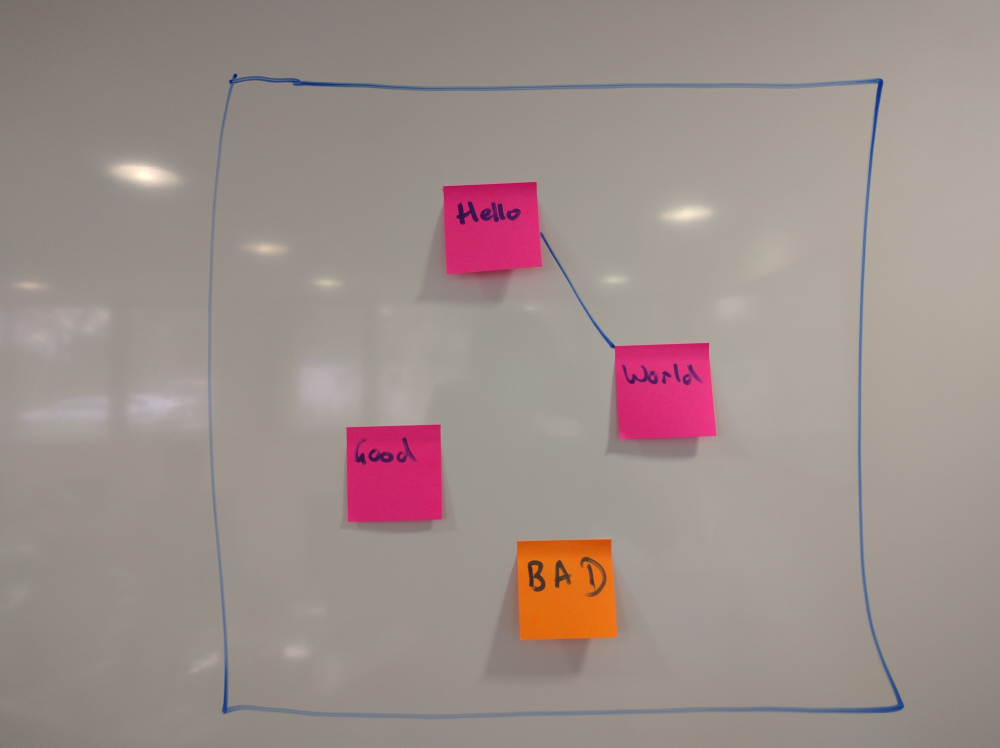
#> input picture camera-imgs/postits1.jpg, 4000 x 2992 px, found by its file name (shown at 1/4 size)
$ python post_it_recog_cjm.py
#> lines starting #> are read from the running program, lines starting #| are printed output that depends on the picture; after the words box and inside, x2 and y2 are one past the last pixel; in counts of white or black regions, pixels touching at a corner belong together
import cv2
from matplotlib import pyplot as plt

class PostitDetector():
    def __init__(self, filename=None):
        if filename is not None:
            self.img = cv2.imread(filename)
#> self.img is the input picture: shape (2992, 4000, 3); mean B, G, R 138.8, 143.2, 157.7
#> in resize_img, `return cv2.resize(image, None, fx=res_factor, fy=res_factor, interpola..`:
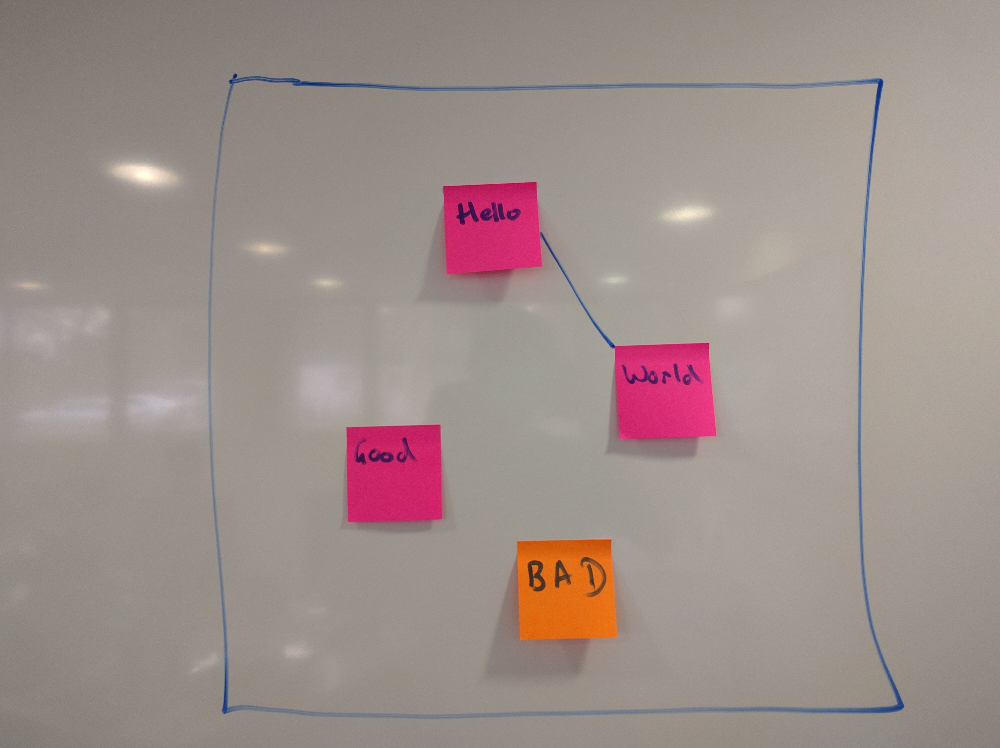
#> returned value: shape (748, 1000, 3); mean of channels 0, 1, 2 138.8, 143.2, 157.7; drawn as B, G, R
        else:
            raise ValueError("No filename provided")

    def show_img(self, image):
        """
        Convenience function
        Will eventually have error checking
        """
        plt.imshow(image)
        plt.show()

    def img_to_binary(self, image):
        """
        Converts an image into a binary image with hopefully
        the post it notes in white and the rest in black
        """
        if image is None:
            raise ValueError("Image was None")
        gray = cv2.cvtColor(image, cv2.COLOR_BGR2GRAY)
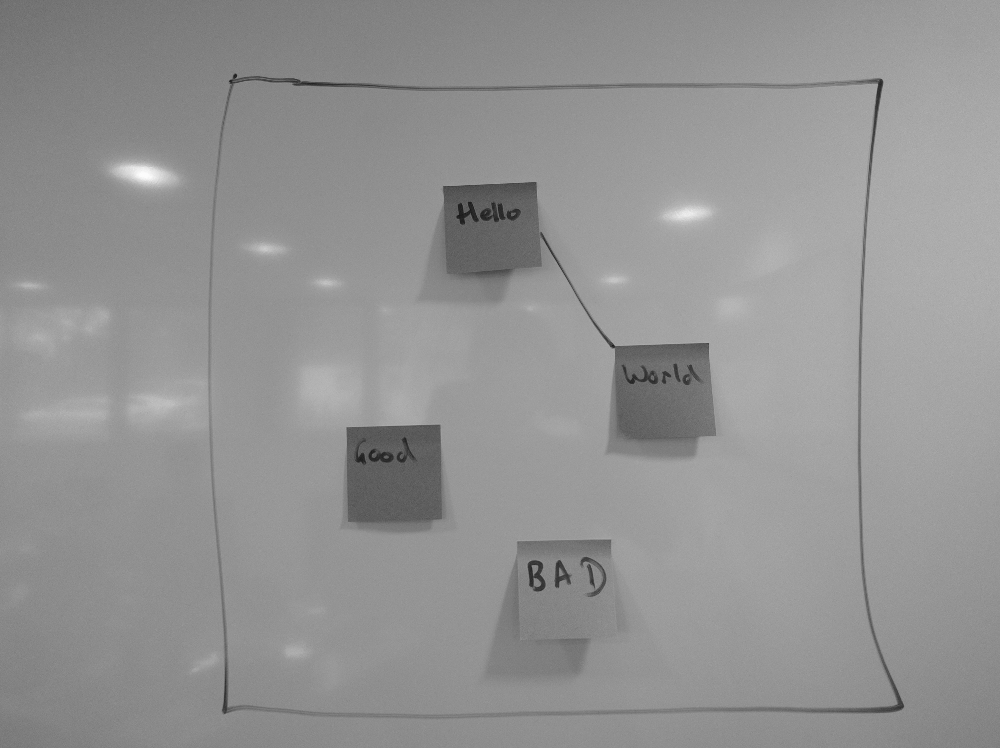
#> gray: shape (748, 1000); min 24, max 253, mean 147
        ret, thresh = cv2.threshold(gray, 0, 255, cv2.THRESH_BINARY_INV+cv2.THRESH_OTSU)
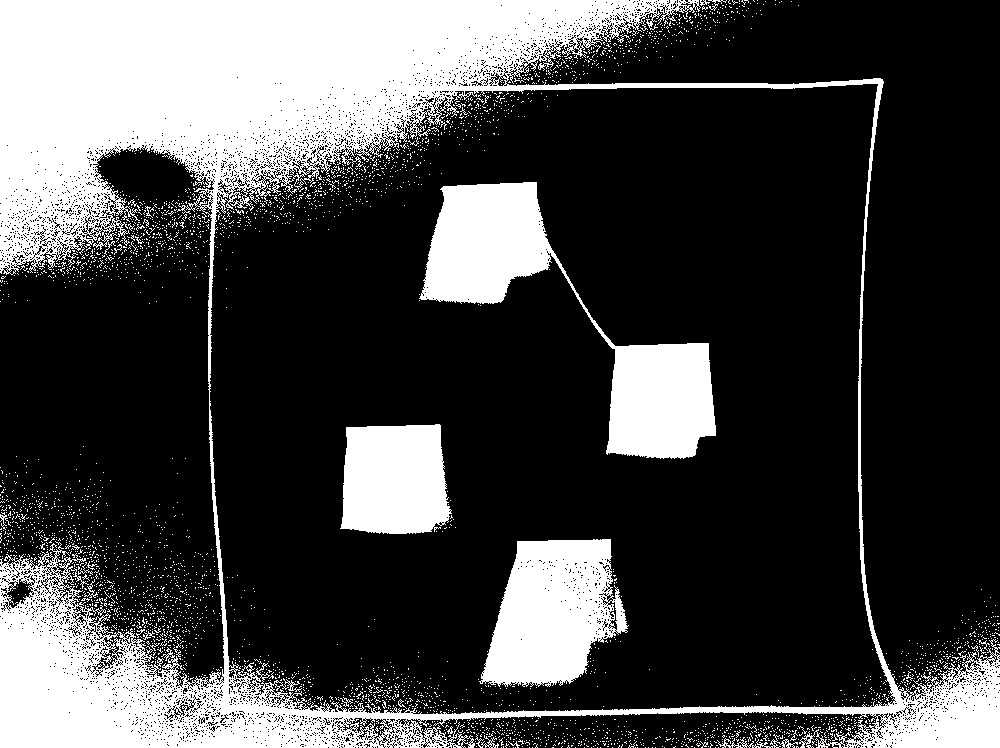
#> thresh: shape (748, 1000); 26.8% white; 3781 white regions (3751 under 20 px), largest, box (x1, y1, x2, y2) and area: (0, 0, 1000, 748) 142859, (419, 182, 716, 459) 23582, (479, 539, 629, 687) 14992
#> ret = 140
        print("ret was {0}".format(ret))
#| ret was 140.0
        return thresh

    def resize_img(self, image, axis=None, res_val=None):
        """
        Resizes an image to fit on the screen by default
        when supplying X or Y, it will resize (keeping aspect ratio)
        to that
        """
        try:
            height, width, channels = image.shape
        except ValueError:
            height, width = image.shape
            channels = 1
        except:
            raise

        if axis is not None and res_val is not None:
            if axis == "X":
                res_factor = float(res_val) / width
            elif axis == "Y":
                res_factor = float(res_val) / height
            else:
                raise ValueError("Incorrect value supplied for axis")
        else:
            res_factor = 1000.0 / width

        return cv2.resize(image, None, fx=res_factor, fy=res_factor, interpolation=cv2.INTER_CUBIC)

    def edge_detect(self, image, lower_thresh=100, upper_thresh=200):
#> called with lower_thresh = 100, upper_thresh = 200
        blur = cv2.blur(image, (3, 3))
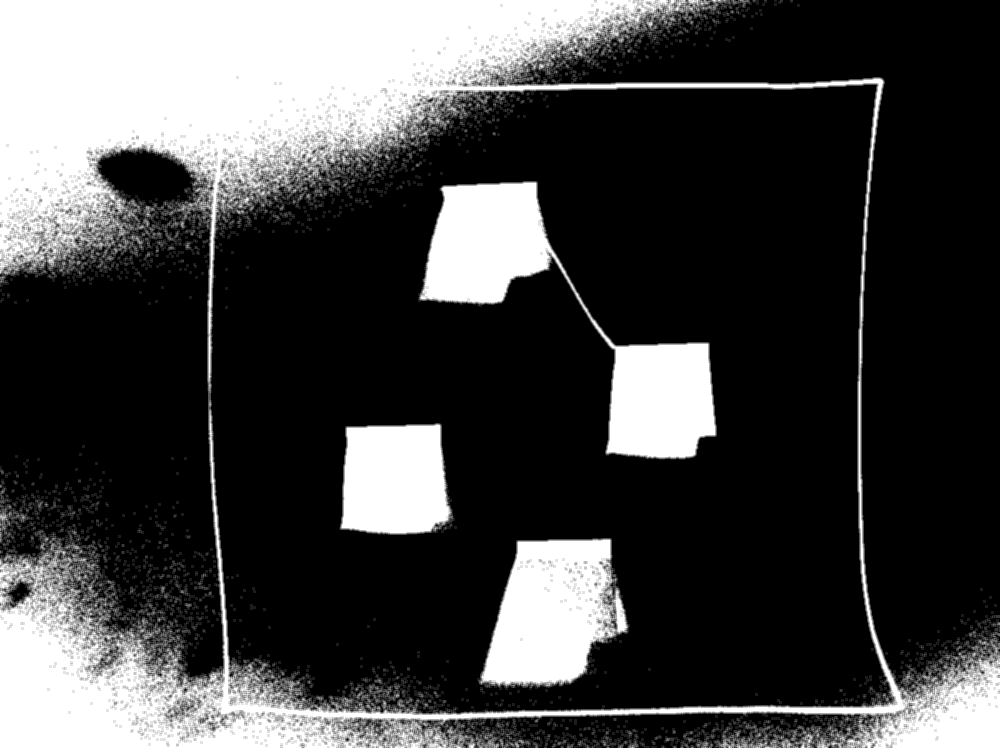
#> blur: shape (748, 1000); min 0, max 255, mean 68.3
        return cv2.Canny(blur, lower_thresh, upper_thresh)
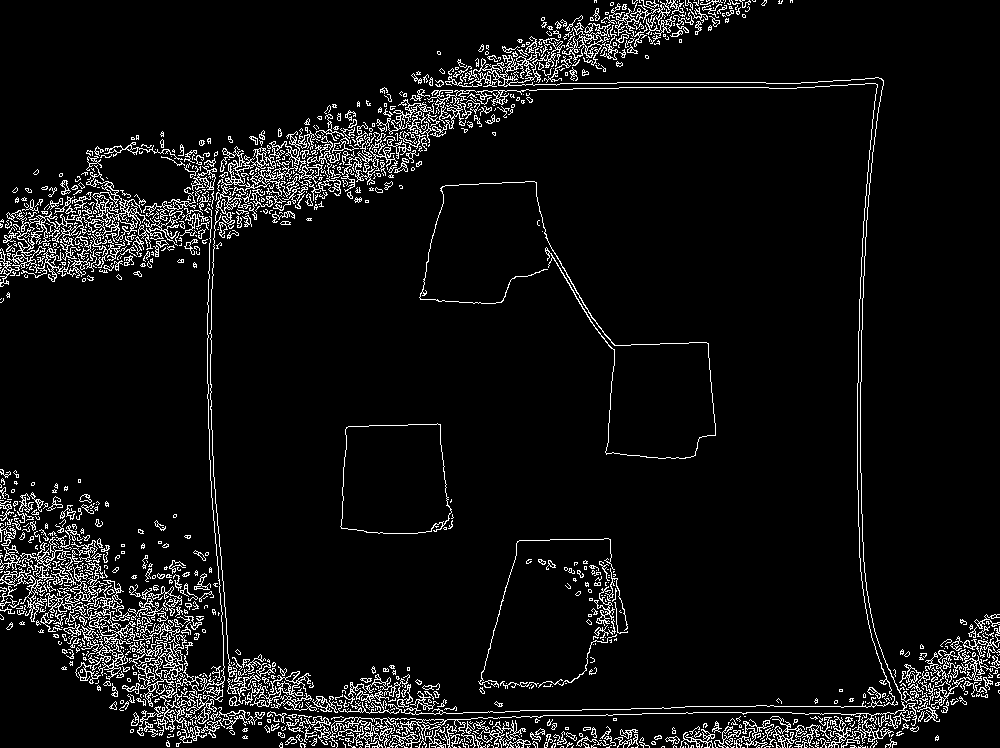
#> returned value: shape (748, 1000); 6.5% white in thin lines or dots

if __name__ == "__main__":
    p = PostitDetector("C:\\src\\Minority-Report\\camera-imgs\\postits1.jpg")
    p.img = p.resize_img(p.img)
    # p.show_img(p.img)
    p.img = p.img_to_binary(p.img)
    #p.show_img(p.img)
    edge = p.edge_detect(p.img)

$ run again, with camera-imgs/postits2.jpg copied over camera-imgs/postits1.jpg
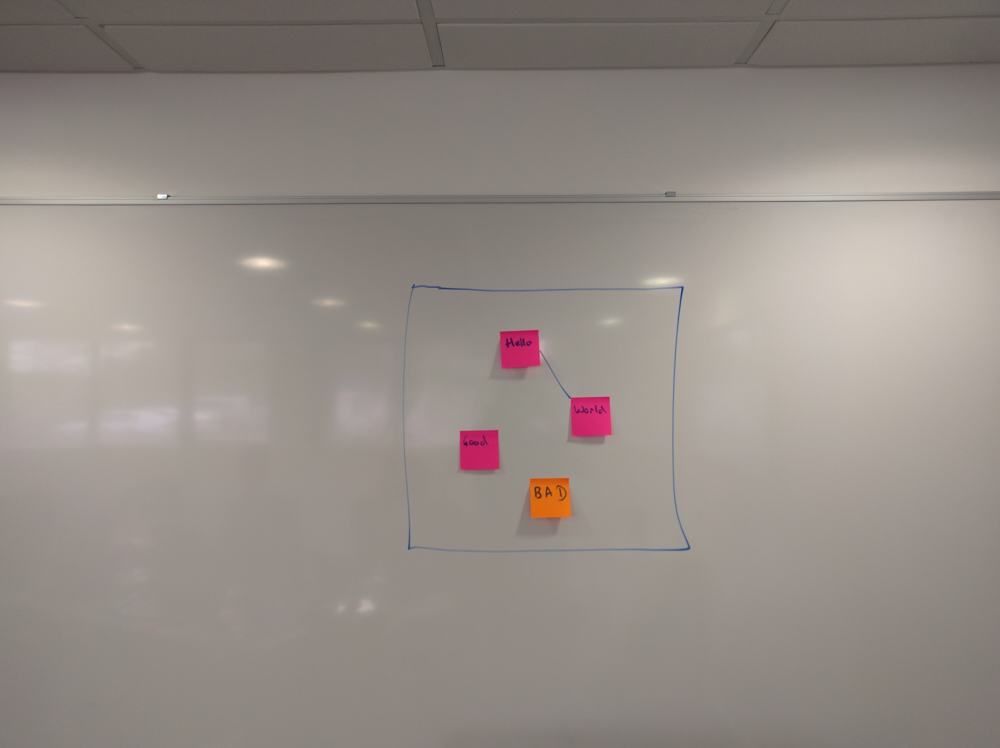
#> input picture camera-imgs/postits2.jpg, 4000 x 2992 px, found by its file name (shown at 1/4 size)
#> in __init__, self.img is the input picture: shape (2992, 4000, 3); mean B, G, R 134.9, 140.6, 148.7
#> in img_to_binary, `ret, thresh = cv2.threshold(gray, 0, 255, cv2.THRESH_BINARY_INV+cv2.TH..`:
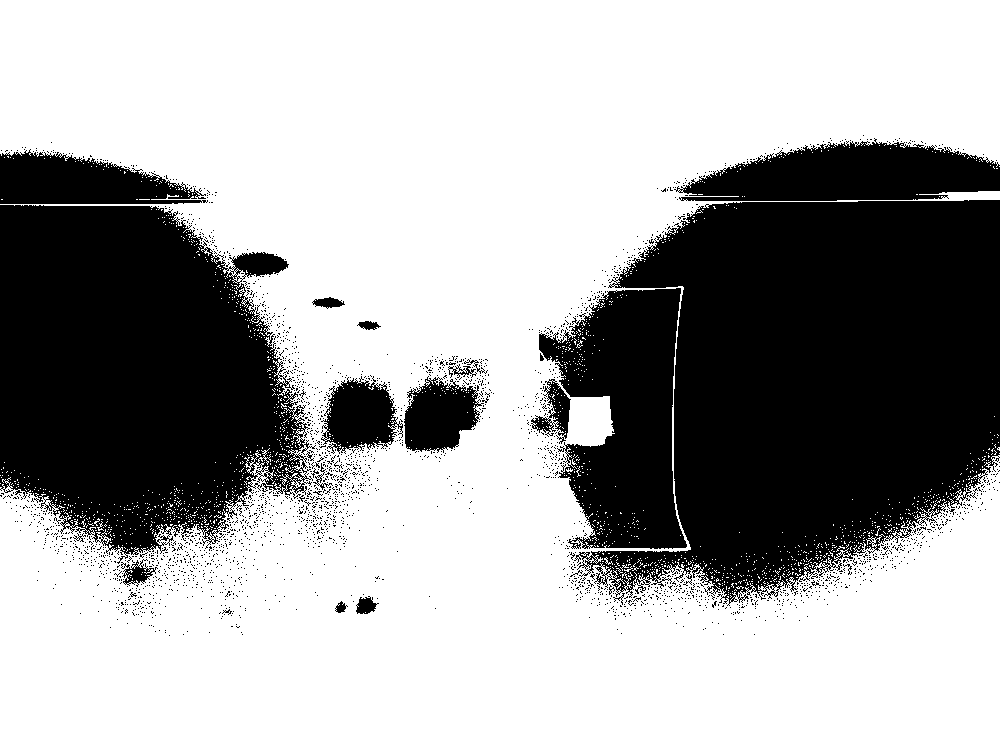
#> thresh: shape (748, 1000); 65.4% white; 2696 black regions (2671 under 20 px), largest, box (x1, y1, x2, y2) and area: (574, 200, 1000, 606) 115636, (0, 205, 316, 564) 81872, (539, 288, 687, 549) 24299
#> ret = 148
#| ret was 148.0
#> in edge_detect, `return cv2.Canny(blur, lower_thresh, upper_thresh)`:
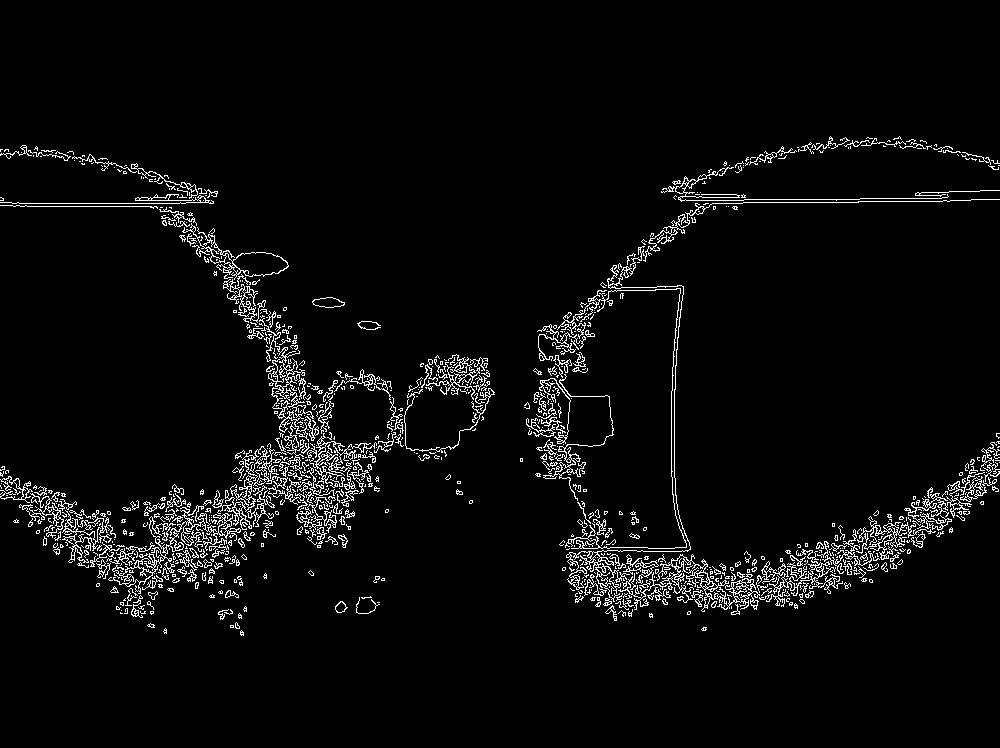
#> returned value: shape (748, 1000); 4.1% white in thin lines or dots, all inside (x1, y1, x2, y2) = (0, 136, 1000, 636)

$ run again, with camera-imgs/postits3.jpg copied over camera-imgs/postits1.jpg
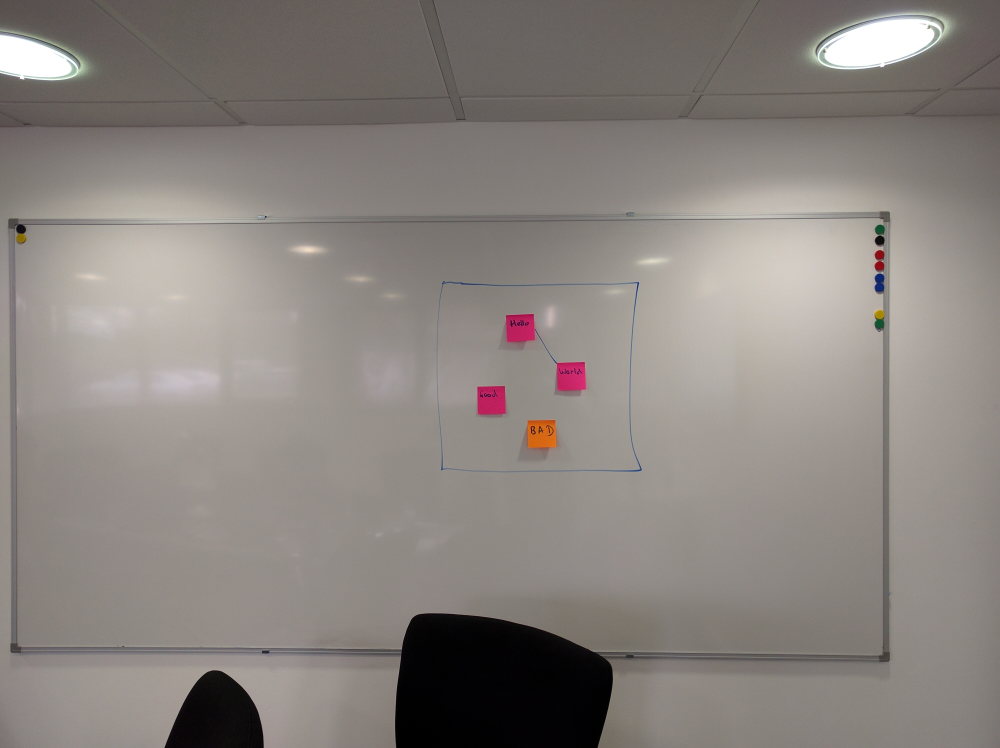
#> input picture camera-imgs/postits3.jpg, 4000 x 2992 px, found by its file name (shown at 1/4 size)
#> in __init__, self.img is the input picture: shape (2992, 4000, 3); mean B, G, R 127, 131.6, 137.9
#> in img_to_binary, `ret, thresh = cv2.threshold(gray, 0, 255, cv2.THRESH_BINARY_INV+cv2.TH..`:
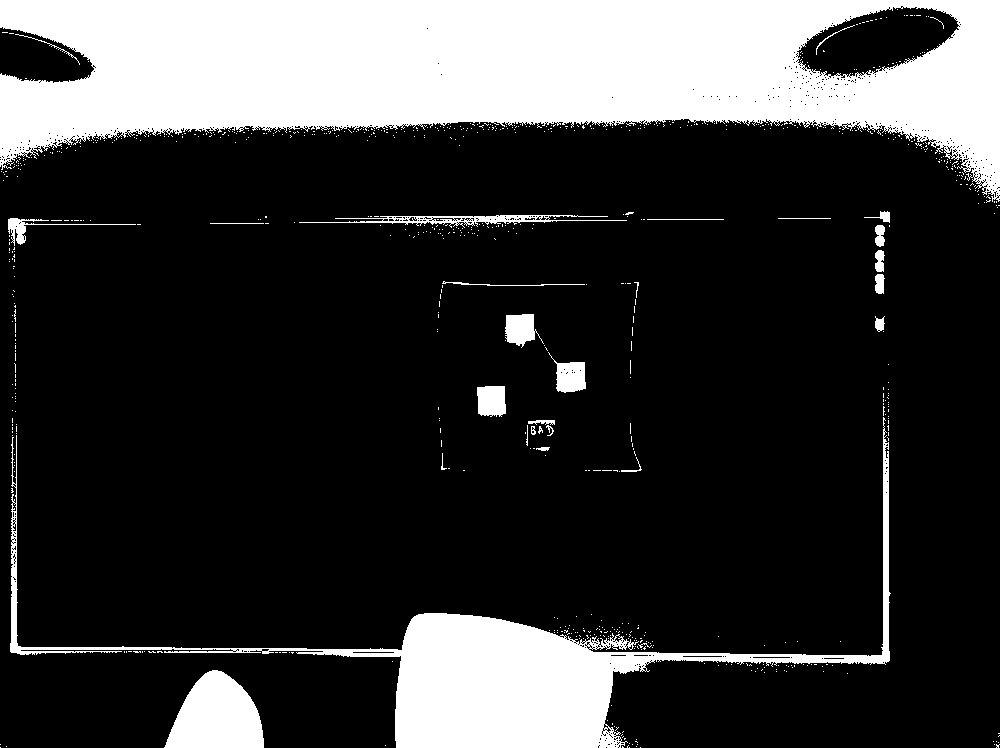
#> thresh: shape (748, 1000); 22.2% white; 778 white regions (749 under 20 px), largest, box (x1, y1, x2, y2) and area: (0, 0, 1000, 202) 120438, (10, 417, 891, 748) 32965, (164, 670, 264, 748) 5439
#> ret = 114
#| ret was 114.0
#> in edge_detect, `return cv2.Canny(blur, lower_thresh, upper_thresh)`:
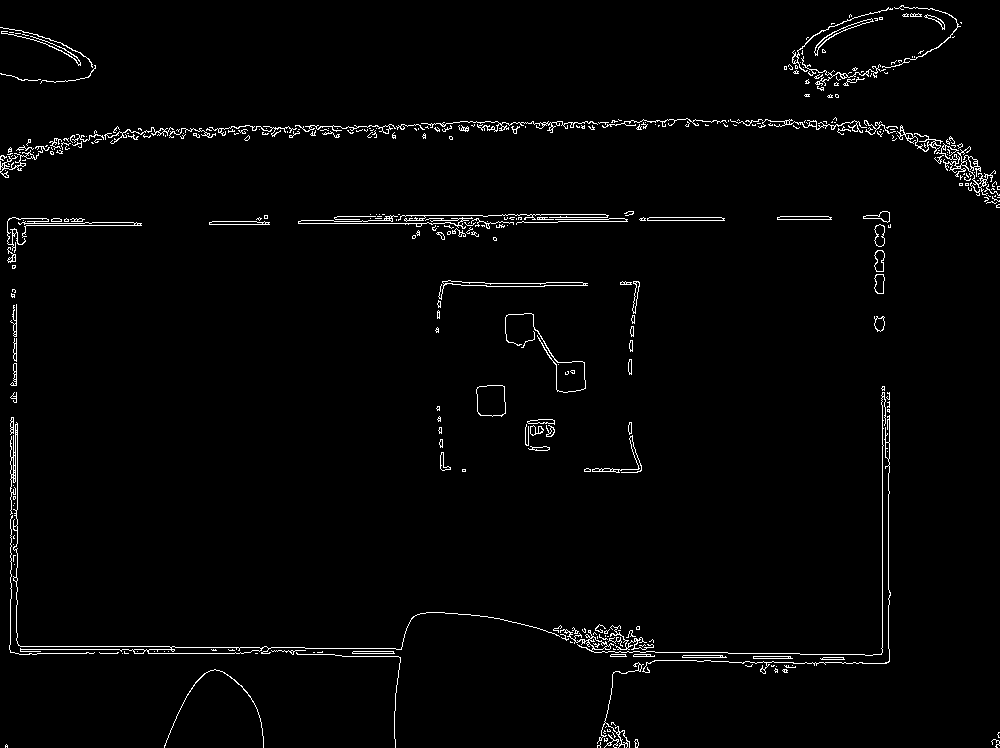
#> returned value: shape (748, 1000); 2% white in thin lines or dots
